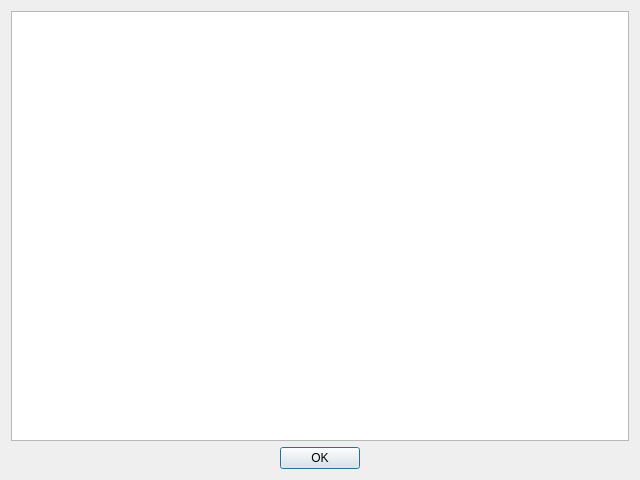
<?xml version="1.0" encoding="UTF-8"?>
<ui version="4.0">
 <class>GratitudeGuide</class>
 <widget class="QWidget" name="GratitudeGuide">
  <property name="geometry">
   <rect>
    <x>0</x>
    <y>0</y>
    <width>640</width>
    <height>480</height>
   </rect>
  </property>
  <property name="windowTitle">
   <string>Gratitude and resilience guide</string>
  </property>
  <layout class="QGridLayout" name="gridLayout">
   <item row="0" column="1">
    <widget class="QTextEdit" name="text">
     <property name="textInteractionFlags">
      <set>Qt::LinksAccessibleByKeyboard|Qt::LinksAccessibleByMouse|Qt::TextBrowserInteraction|Qt::TextSelectableByKeyboard|Qt::TextSelectableByMouse</set>
     </property>
    </widget>
   </item>
   <item row="1" column="1" alignment="Qt::AlignHCenter">
    <widget class="QPushButton" name="ok_button">
     <property name="text">
      <string>OK</string>
     </property>
     <property name="autoDefault">
      <bool>true</bool>
     </property>
     <property name="default">
      <bool>true</bool>
     </property>
    </widget>
   </item>
  </layout>
 </widget>
 <resources/>
 <connections/>
</ui>
